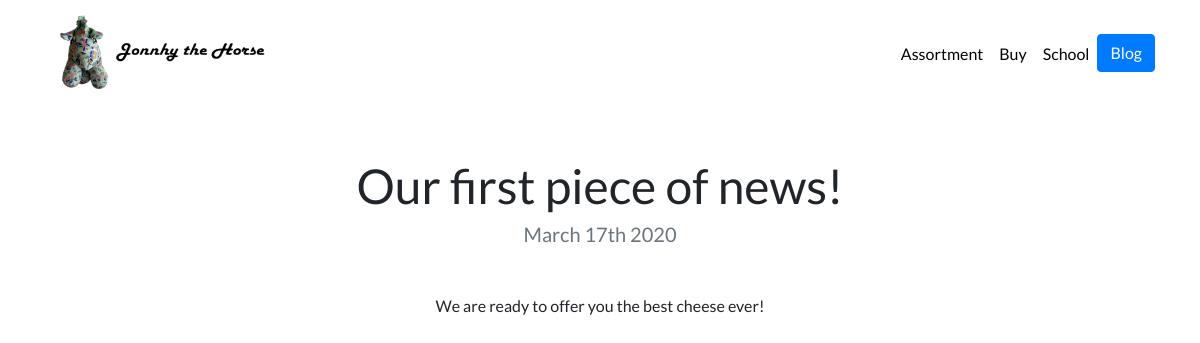
Page /blog/1/ on the committed database.
### blog/models.py (models this page shows, shortened)
class Blog_Project(models.Model):
    title = models.CharField(max_length = 200)
    description = models.TextField()
    image = models.ImageField(upload_to = 'blog/images/')
    date = models.DateField()

### blog/views.py (the view)
# urls.py: path('<int:blog_id>/', views.detail, name='detail'),
def detail(request,blog_id):
    blog = get_object_or_404(Blog_Project, pk=blog_id)
    return render(request, 'blog/detail.html', {'blog':blog})

### blog/templates/blog/detail.html
{% extends "portfolio/base.html" %}
{% load static %}
{% block content %}
<h1 class="text-center mt-5", id="blogdetailtitle">{{ blog.title }}</h1>
<h5 class="text-center text-muted mb-5">{{ blog.date|date:'F jS Y' }}</h5>
<p class="text-center">{{ blog.description|safe }}</p>
{% endblock %}

### portfolio/static/portfolio/custom.css (style rules this page uses)
body { font-family: 'Lato', sans-serif; }
@media (min-width: 800px) { #blogdetailtitle { font-size: 3rem; } }

### rows in the picture
Blog_Project: title "Our first piece of news!", date "March 17th 2020", description "We are ready to offer you the best cheese ever!"
